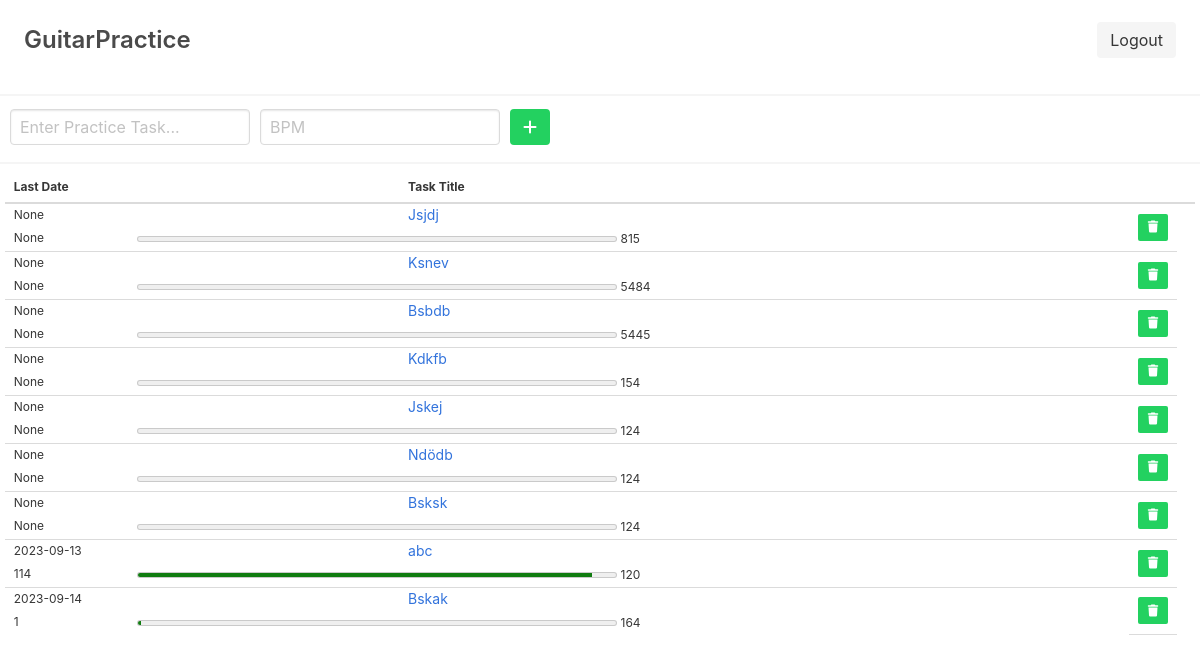
Screenshot of /task_list (signed in) with the database file from the repository.
### Guitar_Practice/models.py (models this page shows)
class tasks(db.Model):
    id = db.Column(db.Integer, primary_key=True)
    user_id = db.Column(db.Integer)
    title = db.Column(db.String(100))
    target_bpm = db.Column(db.Integer)
    complete = db.Column(db.Boolean)

### Guitar_Practice/main.py (the view)
@main.get("/task_list")
@login_required
def task_list():
    user_id = current_user.get_id()
    max_bpms = db.session.query(sessions.task_id, func.max(sessions.bpm).label("bpm")).filter(sessions.user_id == user_id).group_by(sessions.task_id).subquery()
    last_session = db.session.query(sessions.task_id, func.max(sessions.date).label("last_session_date")).filter(sessions.user_id == user_id).group_by(sessions.task_id).subquery()
    task_list = db.session.query(tasks.id, tasks.title, tasks.target_bpm, tasks.complete) \
            .filter(tasks.user_id == user_id) \
            .outerjoin(max_bpms, tasks.id == max_bpms.c.task_id) \
            .outerjoin(last_session, tasks.id == last_session.c.task_id) \
            .add_entity(max_bpms.c.bpm) \
            .add_entity(last_session.c.last_session_date) \
            .order_by(last_session.c.last_session_date) \
            .all()
    return render_template("tasks.html", task_list=task_list)

### Guitar_Practice/__init__.py (called while the page is built)
def create_app():
    app = Flask(__name__)
    app.config['SECRET_KEY'] = '9OLWxND4o83j4K4iuopO'
    app.config['SQLALCHEMY_DATABASE_URI'] = 'sqlite:///db.sqlite'
    app.app_context().push()
    db.init_app(app)
    login_manager = LoginManager()
    login_manager.login_view = 'auth.login'
    login_manager.init_app(app)
    from .models import User
    @login_manager.user_loader
    def load_user(user_id):
        return User.query.get(int(user_id))
    from .auth import auth as auth_blueprint
    app.register_blueprint(auth_blueprint)
    from .main import main as main_blueprint
    app.register_blueprint(main_blueprint)
    return app

### Guitar_Practice/templates/tasks.html (shortened to what this page needs)
<!DOCTYPE html>
<html lang="en">
<head>
    <link rel="stylesheet" href="../static/css/main.css" />
</head>
<body style="height: 100%;
display: flex;
flex-direction: column;
margin: 0;">
    <div class="r_flex_container" style="display:flex;
    flex-flow: column nowrap;
    height: 100%;
    display: flex;
    flex-direction: column;
    margin: 0;">
        <div class="r_flex_fixed_child">
            <div class="columns is-mobile is-vcentered" style="width: 100%; overflow-x: hidden;margin-top: 10px;">
                <div class="column is-one-half has-text-left" style="position: relative; left: 24px;">
                    <p class="text is-size-4 has-text-weight-semibold">GuitarPractice</p>
                </div>
                <div class="column is-one-half is-right">
                    <form class="buttons is-right" action="/logout" method="get">
                        <button class="button is-block is-light is-normal ">Logout</button>
                    </form>
                </div>
            </div>
            <hr>
            <form method="POST" action="/add" style="margin-top: -0.7em; margin-bottom: -1.2em;">
                <div class="field-box" style="display:flex; width: 100%;">
                    <div class="field" style="width: 15em; margin-right: 10px; margin-left: 10px;">
                        <input class="input is-normal" type="text" name="title" placeholder="Enter Practice Task...">
                    </div>
                    <div class="field" style="width: 20vw; margin-right: 10px">
                        <input class="input is-normal" type="number" inputmode="decimal" name="target_bpm" placeholder="BPM"
                            required>
                    </div>
                    <div class="field" style="margin-right: 10px">
                        <button class="button is-info is-normal has-background-success fa-solid fa-plus" type="submit"></button>
                    </div>
                </div>
            </form>
            <hr>
        </div>
        <div class="r_flex_expand_child" style="flex:1;
        overflow-y:auto;  margin: 0.3em; display: block; margin-bottom: 20px; margin-top: -1em;">
            <table class="table is-hoverable is-fullwidth is-size-7">
                <thead style="top: 0;
                z-index: 2;
                position: sticky;
                background-color: white;">
                    <tr>
                        <th>Last Date</th>
                        <th>Task Title</th>
                        <th></th>
                        <th></th>
                    </tr>
                </thead>
                <tbody>
                    {% for task in task_list %}
                    <tr style="border-bottom-style: hidden; line-height:10px;" class="{{task.last_session_date}}">
                        <td style="width: 35vw;">{{task.last_session_date}}</td>
                        <td style="width: 65vw;"><a class="task_list_name" href="/task/{{ task.id }}" style="font-size: 14px;">{{ task.title }}</a></td>
                        <td rowspan="2" style="vertical-align : middle;text-align:right;">
                            <form style='display: inline;' class="ui form" action="/delete" method="post">
                                <span class="field">
                                    <button
                                        class="button is-danger is-small has-background-success fa-solid fa-trash is-centered"
                                        type="submit" style="margin:auto; display:inline-block;"></button>
                                </span>
                            </form>
                        </td>
                    </tr>
                    <tr style="line-height:5px;"  class="{{task.last_session_date}}">
                        <td colspan="2"><span class="meter_label" style="width: 10vw; display: inline-block;">{{ task.bpm }} </span>
                            <meter id="progressbar" value="{{task.bpm}}" min="0" max="{{task.target_bpm}}" style="width: 40vw;"></meter>
                            <span class="meter_label">{{ task.target_bpm }} </span>
                        </td>
                    </tr>
                    {% endfor %}
                </tbody>
            </table>
        </div>
    </div>
</body>
</html>

### rows the page displays
tasks: last_session_date "None", title "Jsjdj", bpm "None", target_bpm "815"
tasks: last_session_date "None", title "Ksnev", bpm "None", target_bpm "5484"
tasks: last_session_date "None", title "Bsbdb", bpm "None", target_bpm "5445"
tasks: last_session_date "None", title "Kdkfb", bpm "None", target_bpm "154"
tasks: last_session_date "None", title "Jskej", bpm "None", target_bpm "124"
tasks: last_session_date "None", title "Ndödb", bpm "None", target_bpm "124"
tasks: last_session_date "None", title "Bsksk", bpm "None", target_bpm "124"
tasks: last_session_date "2023-09-13", title "abc", bpm "114", target_bpm "120"
tasks: last_session_date "2023-09-14", title "Bskak", bpm "1", target_bpm "164"
